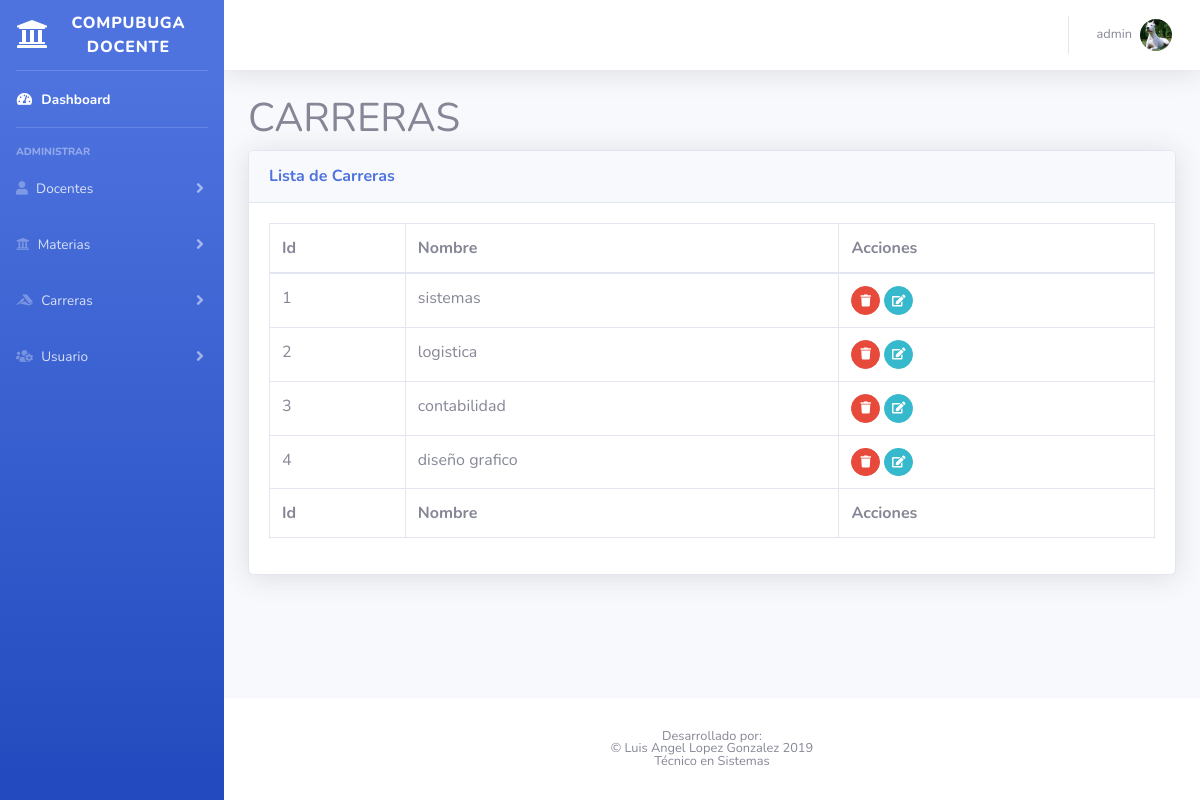
Screenshot of /carrera/carreraAdministrarVista.php (signed in) with the database file from the repository.
### tables this page shows
CREATE TABLE `carrera` (
  `id` int(11) NOT NULL,
  `nombre` varchar(100) NOT NULL
);

### carrera/carrerasModelo.php (called while the page is built, shortened)
<?php
include_once '../conexion.php';
class carrerasModelo {
    function mostrarTodos() {
        global $link;
        $consulta = "SELECT * FROM `carrera`";
        $query = mysqli_query($link, $consulta);
        return $query;
    }
}

### carrera/carreraAdministrarVista.php (the view, shortened to what this page needs)
<!DOCTYPE html>
<html lang="en">
    <head>
        <link href="../vendor/fontawesome-free/css/all.min.css" rel="stylesheet" type="text/css">
        <link href="../css/sb-admin-2.min.css" rel="stylesheet">
    </head>
    <body id="page-top">
        <div id="wrapper">
            <?php
            include_once '../componets/menu.php';
            ?>
            <div id="content-wrapper" class="d-flex flex-column">
                <div id="content">
                    <?php
                    include_once '../componets/navBar.php';
                    ?>
                    <div class="container">
                        <h1>CARRERAS</h1>
                        <div class="card shadow mb-4">
                            <div class="card-header py-3">
                                <h6 class="m-0 font-weight-bold text-primary">Lista de Carreras</h6>
                            </div>
                            <div class="card-body">
                                <div class="table-responsive">
                                    <table class="table table-bordered" id="dataTable" width="100%" cellspacing="0">
                                        <thead>
                                            <tr>
                                                <th>Id</th>
                                                <th>Nombre</th>
                                                <th>Acciones</th>
                                            </tr>
                                        </thead>
                                        <tfoot>
                                            <tr>
                                                <th>Id</th>
                                                <th>Nombre</th>
                                                <th>Acciones</th>
                                            </tr>
                                        </tfoot>
                                        <tbody>
                                            <?php
                                            include_once "carrerasModelo.php";
                                            $carrerasModelo = new carrerasModelo();
                                            $result = $carrerasModelo->mostrarTodos();
                                            $contador = 0;
                                            while ($fila = mysqli_fetch_array($result)) {
                                                if ($fila != NULL) {
                                                    $contador++;
                                                    echo '<tr>
                                            <td>' . $contador . '</td>
                                            <td>' . $fila['nombre'] . '</td>
                  <td>
                     <a href="#" onclick="eliminarModal(' . $fila['id'] . ')" class="btn btn-danger btn-circle btn-sm" data-toggle="tooltip" data-placement="bottom" title="Eliminar">
                        <i class="fas fa-trash"></i>
                          </a>
                    <a href="#" class="btn btn-info btn-circle btn-sm" data-toggle="tooltip" data-placement="bottom" title="Modificar">
                      <i class="fas fa-edit"></i>
                    </a>
                  </td>
                </tr>';
                                                }
                                            }
                                            ?>
                                        </tbody>
                                    </table>
                                </div>
                            </div>
                        </div>
                    </div>
                </div>
                <?php
                include_once '../componets/footer.php';
                ?>
            </div>
        </div>
    </body>
</html>

### rows the page displays
carrera: nombre "sistemas"
carrera: nombre "logistica"
carrera: nombre "contabilidad"
carrera: nombre "diseño grafico"

### other values shown
$_SESSION['nombreUsuario'] "admin"
